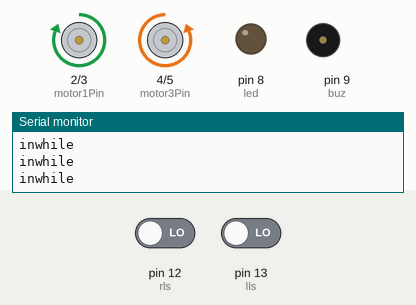
The sketch below on a simulated Arduino Uno, built with avr-gcc and run on an emulated ATmega328P. Shown: motor-driver pin pairs drawn as motors (green arrow = first pin HIGH = forward, orange = second pin HIGH = backward, longer = more drive, scaled by the enable pin), output pins drawn as LEDs (lit = HIGH), buzzer (waves = sounding), the last lines printed to the serial monitor. Inputs (shaded band) come from the test bench; at power-on: pin 12 (rls) LOW, pin 13 (lls) LOW.

Above: at 1.2 s.
1.3 s: pin 12 (rls) driven HIGH
At 7.1 s:
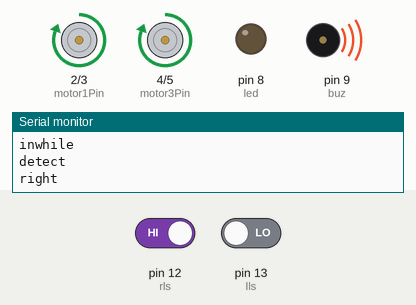
7.3 s: pin 12 (rls) driven LOW and pin 13 (lls) driven HIGH
10.3 s: pin 13 (lls) driven LOW
At 12.2 s:
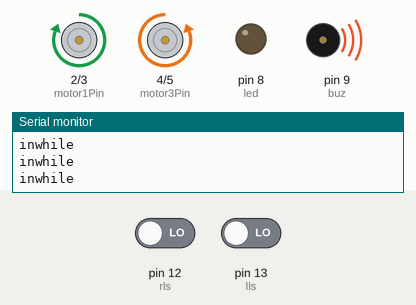
12.8 s: pin 13 (lls) driven HIGH
At 18.4 s:
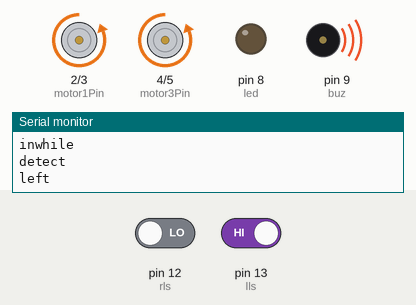
Timing chart, 0 to 19.8 s (numbered marks = the images above; inputs shaded):
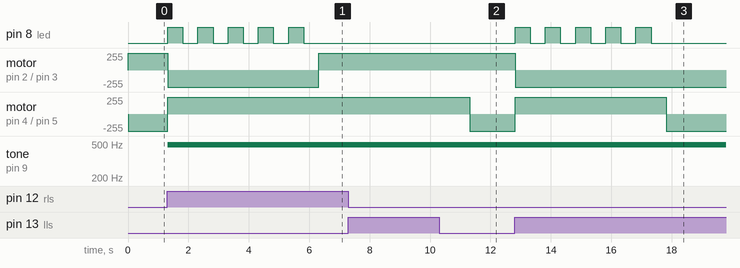

Measured:
- after the input at 1.3 s, pin 8 (led): alternates HIGH for 0.50 s and LOW for 0.50 s, 10 changes in all, then stays LOW, starting at once; motor on pin 2 (motor1Pin) / pin 3 (motor2Pin): forward 255/255 → backward 255/255 at once, → forward 255/255 5.0 s later
- after the input at 7.3 s, every drawn part: stays the same
- after the input at 10.3 s, pin 8 (led): stays LOW (without the input it goes to HIGH after 1.0 s); motor on pin 2 (motor1Pin) / pin 3 (motor2Pin): stays forward 255/255 (without the input it goes to backward 255/255 after 1.0 s); motor on pin 4 (motor3Pin) / pin 5 (motor4Pin): forward 255/255 → backward 255/255 after 1.0 s
- after the input at 12.8 s, pin 8 (led): alternates HIGH for 0.50 s and LOW for 0.50 s, 10 changes in all, then stays LOW, starting at once; motor on pin 2 (motor1Pin) / pin 3 (motor2Pin): forward 255/255 → backward 255/255 at once; motor on pin 4 (motor3Pin) / pin 5 (motor4Pin): backward 255/255 → forward 255/255 at once, → backward 255/255 5.0 s later

The sketch:

hw10.1.ino
```cpp
//3
int motor1Pin = 2; //1A
int motor2Pin = 3; //2A
int motor3Pin = 4; //3A
int motor4Pin = 5; //4A
int speed1Pin = 10; //1,2EN
int speed2Pin = 11; //3,4EN
int rls = 12;
int lls = 13;
int buz = 9;
int led = 8;
boolean risw;
boolean lesw;
int speed;

//function declarations
void forward();
void turnLeft();
void reverse();
void turnRight();
void accelerate();
void decelerate();

void setup(){
  Serial.begin(9600);
  //output for motor 1, "left"
  pinMode(motor1Pin, OUTPUT);
  pinMode(motor2Pin, OUTPUT);
  pinMode(speed1Pin, OUTPUT);
  //output for motor 2 "right"
  pinMode(motor3Pin, OUTPUT);
  pinMode(motor4Pin, OUTPUT);
  pinMode(speed2Pin, OUTPUT);
  pinMode(led, OUTPUT);
  pinMode(buz, OUTPUT);
  pinMode(rls, INPUT);
  pinMode(lls, INPUT);
  //enable motors
  digitalWrite(speed1Pin, HIGH);
  digitalWrite(speed2Pin, HIGH);
}

void loop(){
  Serial.println("outwhile");
  risw = digitalRead(rls);
  lesw = digitalRead(lls);
  forward();
  while(!risw && !lesw){
    risw = digitalRead(rls);
    lesw = digitalRead(lls);
    if(risw || lesw) {
      Serial.println("detect");
      break;
    }
    Serial.println("inwhile");
  }
  if(risw){
    Serial.println("right");
    reverse();
    analogWrite(buz, 128);
    for(int i = 0; i<5;i++){
      digitalWrite(led, HIGH);
      delay(500);
      digitalWrite(led, LOW);
      delay(500);
    }
    analogWrite(buz, 0);

    turnLeft();
    delay(5000);
  }
  else if(lesw){
    Serial.println("left");
    reverse();
    analogWrite(buz, 128);
    for(int i = 0; i<5;i++){
      digitalWrite(led, HIGH);
      delay(500);
      digitalWrite(led, LOW);
      delay(500);
    }
    analogWrite(buz, 0);

    turnRight();
    delay(5000);
  }
  digitalWrite(buz, LOW);
}

void stop(){
  analogWrite(speed1Pin, 0);
  analogWrite(speed2Pin, 0);

}

void forward(){
  digitalWrite(motor1Pin, HIGH); //left forward
  digitalWrite(motor2Pin, LOW);
  digitalWrite(motor3Pin, LOW); //right forward
  digitalWrite(motor4Pin, HIGH);
  analogWrite(speed1Pin, 255);
  analogWrite(speed2Pin, 255);
}
void turnLeft(){
  digitalWrite(motor1Pin, HIGH); //left back
  digitalWrite(motor2Pin, LOW);
  digitalWrite(motor3Pin, HIGH); //right forward
  digitalWrite(motor4Pin, LOW);
  analogWrite(speed1Pin, 255);
  analogWrite(speed2Pin, 255);
}
void reverse(){
  analogWrite(buz, 128);
  digitalWrite(motor1Pin, LOW); //left back
  digitalWrite(motor2Pin, HIGH);
  digitalWrite(motor3Pin, HIGH); //right back
  digitalWrite(motor4Pin, LOW);
  analogWrite(speed1Pin, 255);
  analogWrite(speed2Pin, 255);
}
void turnRight(){
  digitalWrite(motor1Pin, LOW); //left forward
  digitalWrite(motor2Pin, HIGH);
  digitalWrite(motor3Pin, LOW); //right back
  digitalWrite(motor4Pin, HIGH);
  analogWrite(speed1Pin, 255);
  analogWrite(speed2Pin, 255);
}

void accelerate(){
  for(speed=231;speed<=255;speed++){
    analogWrite(speed1Pin, speed);
    analogWrite(speed2Pin, speed);
    digitalWrite(led, HIGH);
    delay(40);
    digitalWrite(led, LOW);
    delay(40);
  } //speed up
}
void decelerate(){
  for(speed=255;speed>=231;speed--){
    analogWrite(speed1Pin, speed);
    analogWrite(speed2Pin, speed);
    digitalWrite(led, HIGH);
    delay(40);
    digitalWrite(led, LOW);
    delay(40);
  } //speed down
}
```

code.c
```cpp
//3
int motor1Pin = 2; //1A
int motor2Pin = 3; //2A
int motor3Pin = 4; //3A
int motor4Pin = 5; //4A
int speed1Pin = 10; //1,2EN
int speed2Pin = 11; //3,4EN
int rls = 12;
int lls = 13;
int buz = 9;
int led = 8;
boolean risw;
boolean lesw;
int speed;

//function declarations
void forward();
void turnLeft();
void reverse();
void turnRight();
void accelerate();
void decelerate();

void setup(){
  Serial.begin(9600);
  //output for motor 1, "left"
  pinMode(motor1Pin, OUTPUT);
  pinMode(motor2Pin, OUTPUT);
  pinMode(speed1Pin, OUTPUT);
  //output for motor 2 "right"
  pinMode(motor3Pin, OUTPUT);
  pinMode(motor4Pin, OUTPUT);
  pinMode(speed2Pin, OUTPUT);
  pinMode(led, OUTPUT);
  pinMode(buz, OUTPUT);
  pinMode(rls, INPUT);
  pinMode(lls, INPUT);
  //enable motors
  digitalWrite(speed1Pin, HIGH);
  digitalWrite(speed2Pin, HIGH);
}

void loop(){
  Serial.println("outwhile");
  risw = digitalRead(rls);
  lesw = digitalRead(lls);
  forward();
  while(!risw && !lesw){
    risw = digitalRead(rls);
    lesw = digitalRead(lls);
    if(risw || lesw) {
      Serial.println("detect");
      break;
    }
    Serial.println("inwhile");
  }
  if(risw){
    Serial.println("right");
    reverse();
    analogWrite(buz, 128);
    for(int i = 0; i<5;i++){
      digitalWrite(led, HIGH);
      delay(500);
      digitalWrite(led, LOW);
      delay(500);
    }
    analogWrite(buz, 0);

    turnLeft();
    delay(5000);
  }
  else if(lesw){
    Serial.println("left");
    reverse();
    analogWrite(buz, 128);
    for(int i = 0; i<5;i++){
      digitalWrite(led, HIGH);
      delay(500);
      digitalWrite(led, LOW);
      delay(500);
    }
    analogWrite(buz, 0);

    turnRight();
    delay(5000);
  }
  digitalWrite(buz, LOW);
}

void stop(){
  analogWrite(speed1Pin, 0);
  analogWrite(speed2Pin, 0);

}

void forward(){
  digitalWrite(motor1Pin, HIGH); //left forward
  digitalWrite(motor2Pin, LOW);
  digitalWrite(motor3Pin, LOW); //right forward
  digitalWrite(motor4Pin, HIGH);
  analogWrite(speed1Pin, 255);
  analogWrite(speed2Pin, 255);
}
void turnLeft(){
  digitalWrite(motor1Pin, HIGH); //left back
  digitalWrite(motor2Pin, LOW);
  digitalWrite(motor3Pin, HIGH); //right forward
  digitalWrite(motor4Pin, LOW);
  analogWrite(speed1Pin, 255);
  analogWrite(speed2Pin, 255);
}
void reverse(){
  analogWrite(buz, 128);
  digitalWrite(motor1Pin, LOW); //left back
  digitalWrite(motor2Pin, HIGH);
  digitalWrite(motor3Pin, HIGH); //right back
  digitalWrite(motor4Pin, LOW);
  analogWrite(speed1Pin, 255);
  analogWrite(speed2Pin, 255);
}
void turnRight(){
  digitalWrite(motor1Pin, LOW); //left forward
  digitalWrite(motor2Pin, HIGH);
  digitalWrite(motor3Pin, LOW); //right back
  digitalWrite(motor4Pin, HIGH);
  analogWrite(speed1Pin, 255);
  analogWrite(speed2Pin, 255);
}

void accelerate(){
  for(speed=231;speed<=255;speed++){
    analogWrite(speed1Pin, speed);
    analogWrite(speed2Pin, speed);
    digitalWrite(led, HIGH);
    delay(40);
    digitalWrite(led, LOW);
    delay(40);
  } //speed up
}
void decelerate(){
  for(speed=255;speed>=231;speed--){
    analogWrite(speed1Pin, speed);
    analogWrite(speed2Pin, speed);
    digitalWrite(led, HIGH);
    delay(40);
    digitalWrite(led, LOW);
    delay(40);
  } //speed down
}
```
